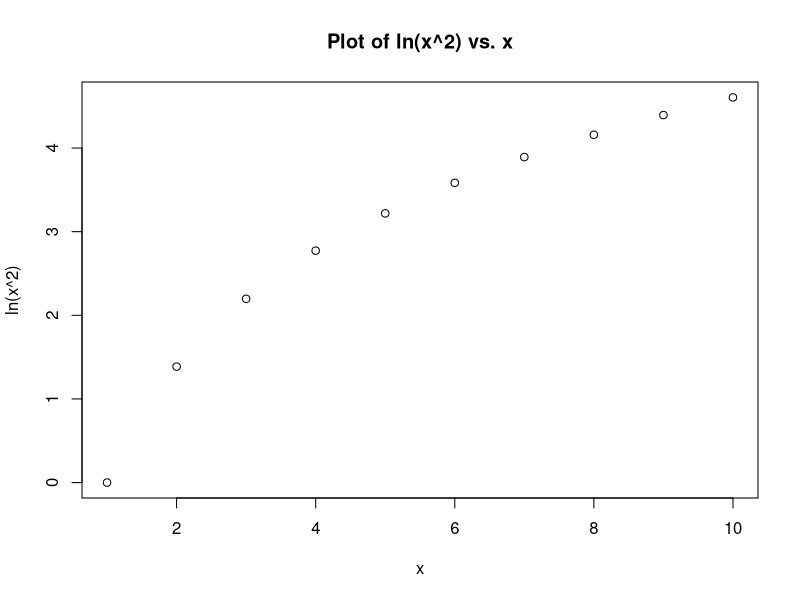
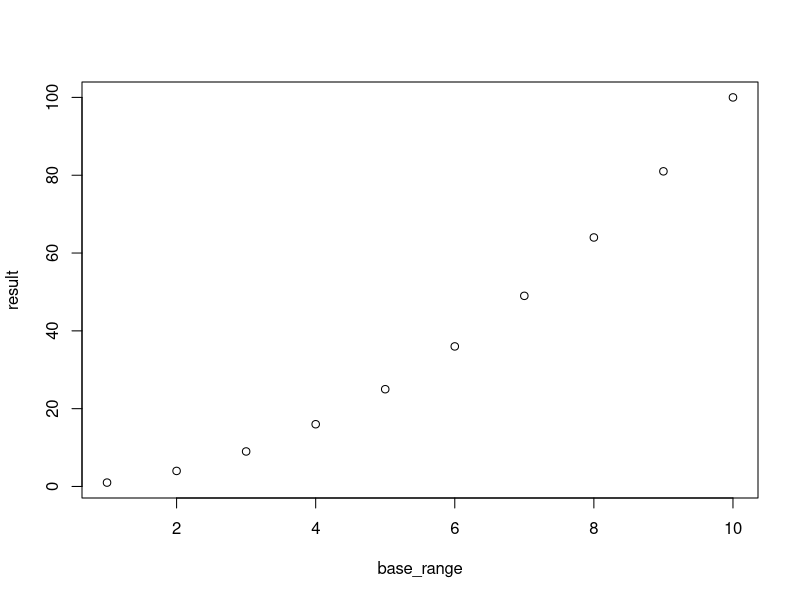
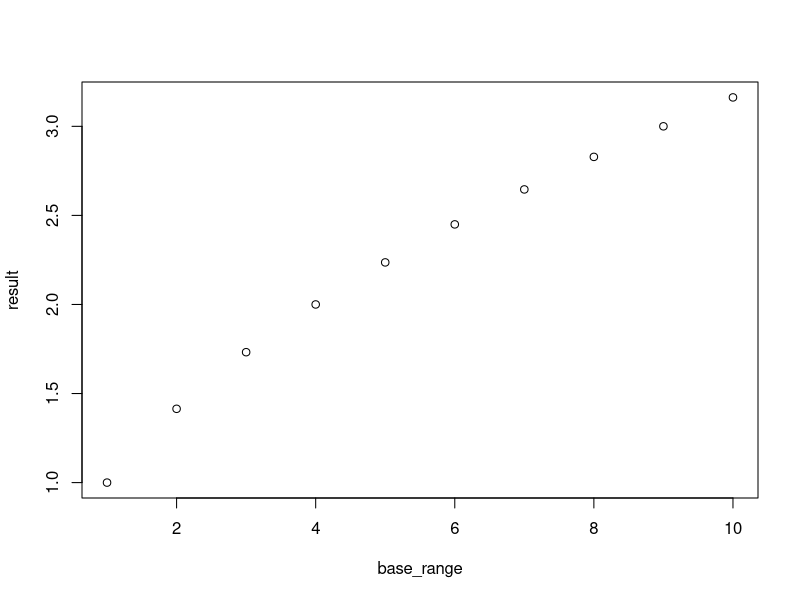
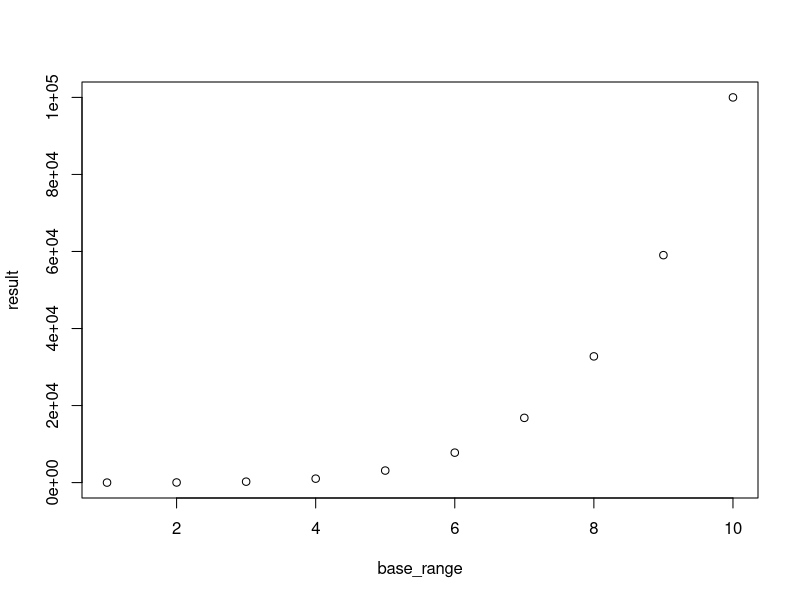

R code for these plots, in order:

rm(list=ls())

# a. and b.
Power <- function(base, power)
{
  result <- base^power
  print(result)
}
Power(2,3)
Power(3,8)

# c.
Power(10,3)
Power(8,17)
Power(131,3)

# d.
Power2 <- function(base, power)
{
  result <- base^power
  return(result)
}
x <- Power2(2,3)

# e.
storage <- c()
for (i in 1:10)
{
  temp <- Power2(i,2)
  storage <- rbind(storage, temp)
}
plot(1:10, log(storage), xlim=c(1,10), xlab="x", ylab="ln(x^2)",
     main="Plot of ln(x^2) vs. x")

# f.
PlotPower <- function(base_range, power)
{
  result <- (base_range)^power
  plot(base_range, result)
}
PlotPower(1:10,2)
PlotPower(1:10,0.5)
PlotPower(1:10,5)
# Success!
